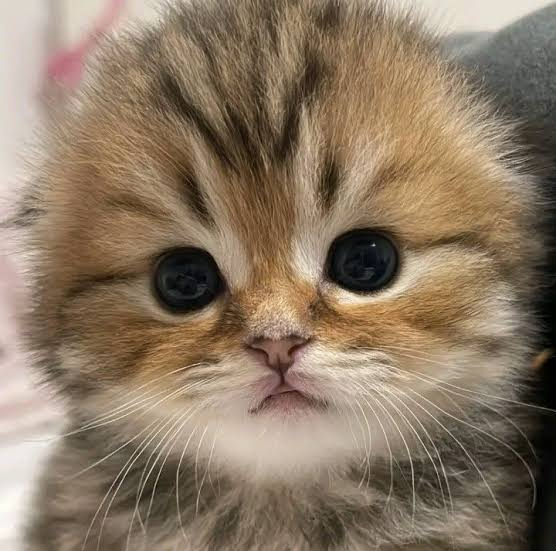
#> input picture assets/Photos/img5.jpg, 556 x 551 px, found by its file name
$ python main.py
#> lines starting #> are read from the running program, lines starting #| are printed output that depends on the picture
import cv2 as cv
import matplotlib.pyplot as plt

def main():

    image = cv.imread("assets/Photos/img5.jpg")
#> image is the input picture: shape (551, 556, 3); mean B, G, R 99.7, 120.5, 139.2
    cv.imshow("Original Image", image)

    # BGR to Greyscale

    grey = cv.cvtColor(image, cv.COLOR_BGR2GRAY)
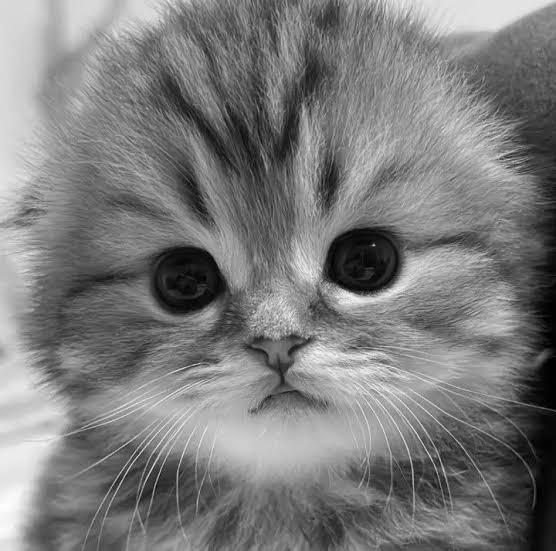
#> grey: shape (551, 556); min 0, max 253, mean 123.7

    cv.imshow("Grey Image", grey)

    # Greyscale images show you the distribution of the pixel intensities at particulatr palces of your image

    # BGR to HSV

    hsv = cv.cvtColor(image, cv.COLOR_BGR2HSV)
#> hsv: shape (551, 556, 3); mean H, S, V 18.8, 78.3, 139.3

    cv.imshow("HSV Image", hsv)

    # Based on how humans think and can see the color

    # BGR to LAB or L*a*b

    lab = cv.cvtColor(image, cv.COLOR_BGR2LAB)
#> lab: shape (551, 556, 3); mean of channels 0, 1, 2 130.5, 132.1, 142.2

    cv.imshow("LAB", lab)

    #

    # Since OpenCV library reads images in BGR color space, if you want to show an image that was read by cv, with another library (like matplotlib), you get exactly the inversion of the colors

    plt.imshow(image)
    plt.show()

    #

    # BGR to RGB

    rgb = cv.cvtColor(image, cv.COLOR_BGR2RGB)

    cv.imshow("RGB", rgb)
    plt.imshow(rgb)
    plt.show()

    cv.waitKey(0)
    cv.destroyAllWindows()


    # You can do the inverse of whatever you did now e.g.
    # Greyscale --> BGR
    # HSV --> BGR ...
    # But you can not directly convert something like Greyscale --> HSV (X)
    # Inorder to do that you need to Greyscale --> BGR --> HSV

if __name__ == "__main__":
    main()

$ run again, with assets/Photos/img1.jpg copied over assets/Photos/img5.jpg
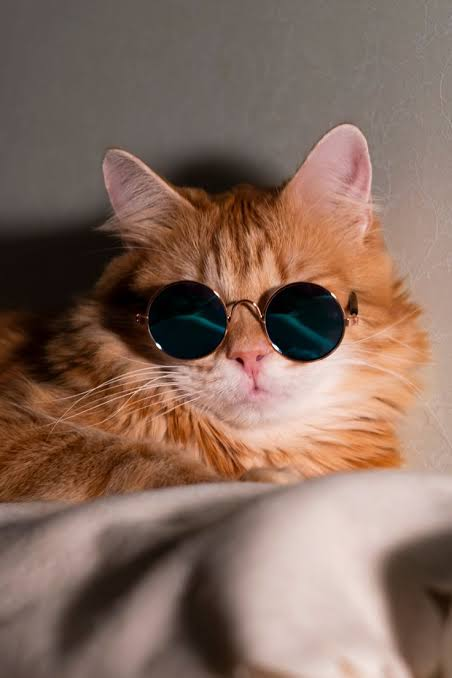
#> input picture assets/Photos/img1.jpg, 452 x 678 px, found by its file name
#> in main, image is the input picture: shape (678, 452, 3); mean B, G, R 94, 107.1, 133.3
#> in main, `grey = cv.cvtColor(image, cv.COLOR_BGR2GRAY)`:
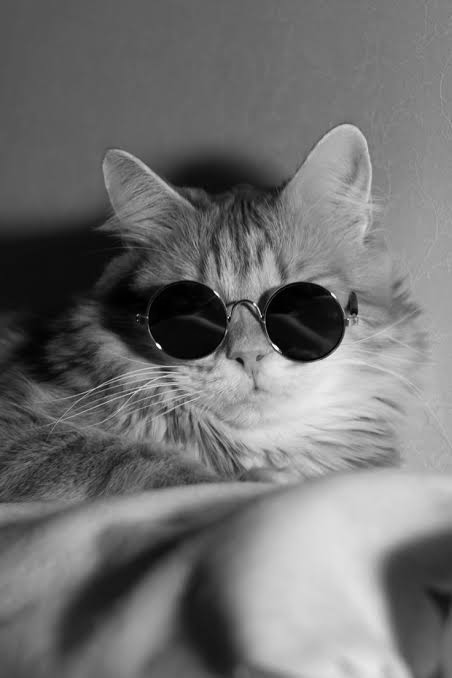
#> grey: shape (678, 452); min 0, max 255, mean 113.3
#> hsv: shape (678, 452, 3); mean H, S, V 13.9, 86.9, 133.8
#> lab: shape (678, 452, 3); mean of channels 0, 1, 2 119.2, 136.8, 139.4

$ run again, with assets/Photos/img2.jpg copied over assets/Photos/img5.jpg
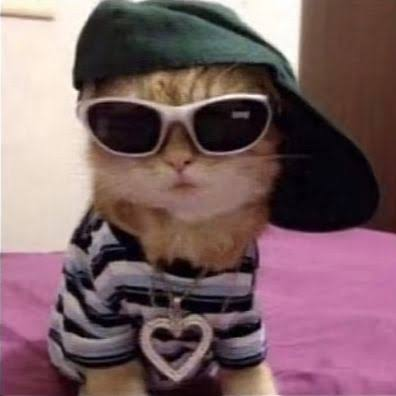
#> input picture assets/Photos/img2.jpg, 396 x 396 px, found by its file name
#> in main, image is the input picture: shape (396, 396, 3); mean B, G, R 100.2, 96, 123.5
#> in main, `grey = cv.cvtColor(image, cv.COLOR_BGR2GRAY)`:
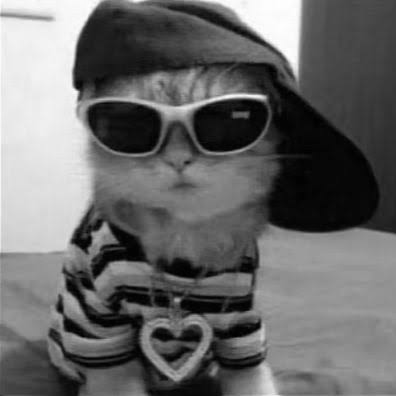
#> grey: shape (396, 396); min 0, max 255, mean 104.7
#> hsv: shape (396, 396, 3); mean H, S, V 82.4, 89.4, 124.6
#> lab: shape (396, 396, 3); mean of channels 0, 1, 2 108.1, 139.6, 130.4

$ run again, with assets/Photos/img3.jpg copied over assets/Photos/img5.jpg
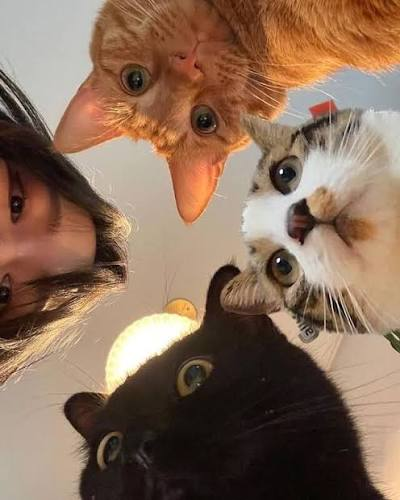
#> input picture assets/Photos/img3.jpg, 400 x 500 px, found by its file name
#> in main, image is the input picture: shape (500, 400, 3); mean B, G, R 88.9, 108.5, 136.2
#> in main, `grey = cv.cvtColor(image, cv.COLOR_BGR2GRAY)`:
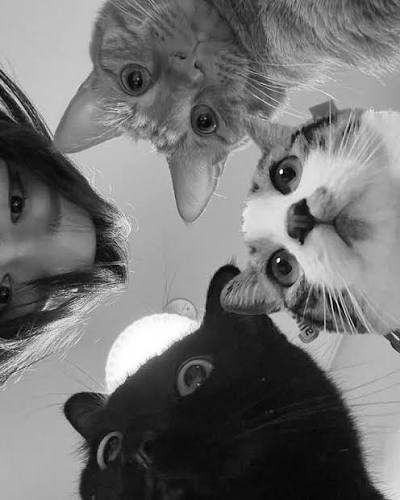
#> grey: shape (500, 400); min 1, max 255, mean 114.6
#> hsv: shape (500, 400, 3); mean H, S, V 22.4, 99.9, 136.5
#> lab: shape (500, 400, 3); mean of channels 0, 1, 2 119.5, 136.7, 143.2
